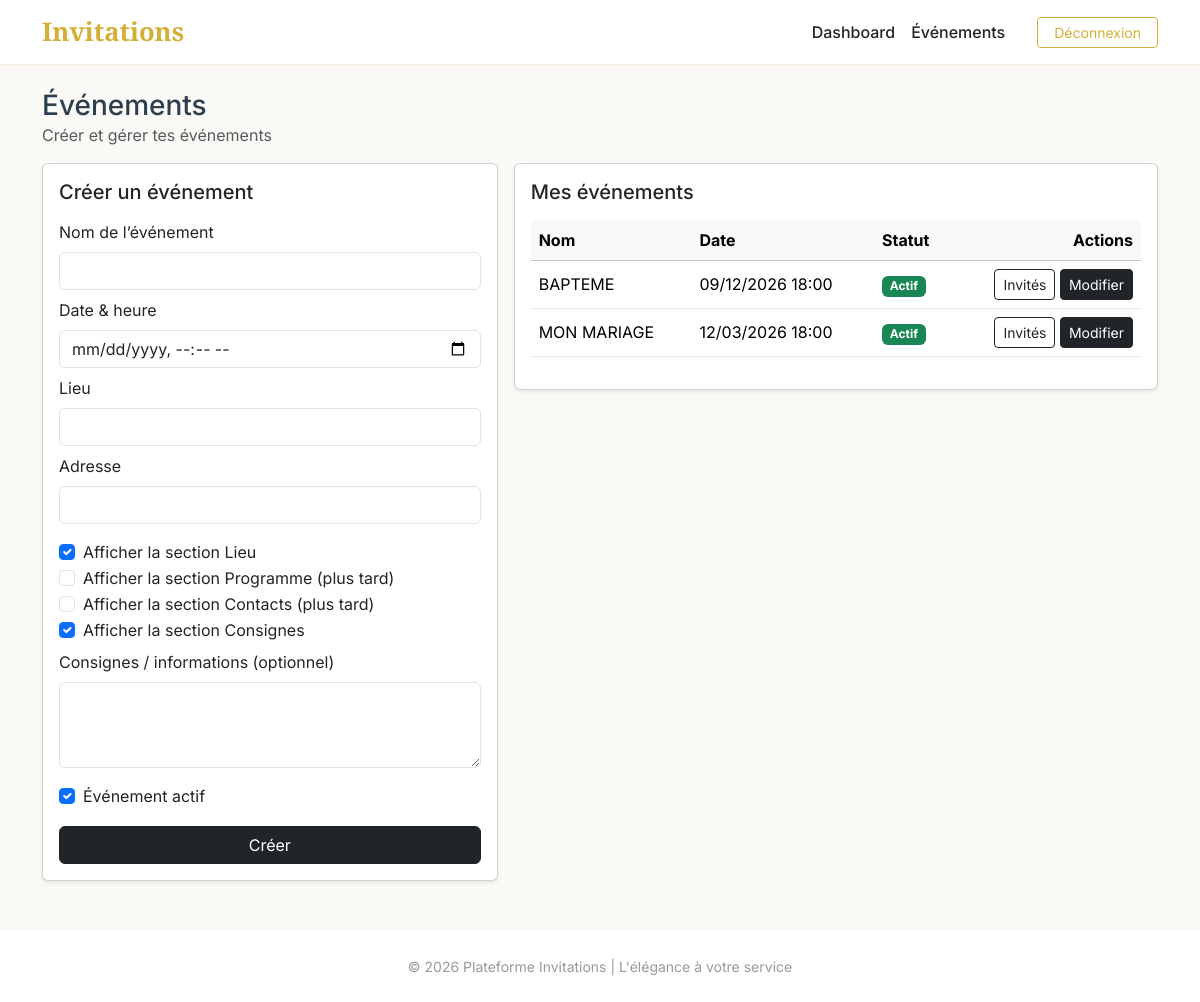
Page /client/events (signed in) on the committed database.
### platform_app/models.py (models this page shows)
class Event(db.Model):
    id = db.Column(db.Integer, primary_key=True)
    user_id = db.Column(db.Integer, db.ForeignKey("user.id"), nullable=False)
    title = db.Column(db.String(255), nullable=False)  # ex: "Mon mariage"
    event_datetime = db.Column(db.DateTime, nullable=False)
    location_name = db.Column(db.String(255), nullable=False)
    address = db.Column(db.String(255), nullable=False)
    show_location = db.Column(db.Boolean, default=True)
    show_program = db.Column(db.Boolean, default=False)
    show_contacts = db.Column(db.Boolean, default=False)
    show_instructions = db.Column(db.Boolean, default=False)
    instructions = db.Column(db.Text, nullable=True)
    is_active = db.Column(db.Boolean, default=True)
    created_at = db.Column(db.DateTime, default=datetime.utcnow)
    guests = db.relationship("Guest", backref="event", lazy=True, cascade="all, delete-orphan")
    invitations = db.relationship("Invitation", backref="event", lazy=True, cascade="all, delete-orphan")

### platform_app/routes/client.py (the view)
@bp.get("/events")
@login_required
def events_list():
    _require_client()
    events = Event.query.filter_by(user_id=current_user.id).order_by(Event.created_at.desc()).all()
    return render_template("client/events.html", events=events)

### platform_app/routes/client.py (called while the page is built)
def _require_client():
    if getattr(current_user, "role", None) != "client":
        abort(403)

### platform_app/templates/client/events.html (shortened to what this page needs)
{% extends "partials/_base.html" %}
{% block content %}
<div class="d-flex align-items-center justify-content-between mb-3">
  <div>
    <h3 class="mb-0">Événements</h3>
    <div class="text-muted">Créer et gérer tes événements</div>
  </div>
</div>
<div class="row g-3">
  <div class="col-lg-5">
    <div class="card shadow-sm">
      <div class="card-body">
        <h5 class="mb-3">Créer un événement</h5>
        <form method="post" action="{{ url_for('client.events_create') }}">
          <div class="mb-2">
            <label class="form-label">Nom de l’événement</label>
            <input class="form-control" name="title" required>
          </div>
          <div class="mb-2">
            <label class="form-label">Date & heure</label>
            <input class="form-control" type="datetime-local" name="event_datetime" required>
          </div>
          <div class="mb-2">
            <label class="form-label">Lieu</label>
            <input class="form-control" name="location_name" required>
          </div>
          <div class="mb-2">
            <label class="form-label">Adresse</label>
            <input class="form-control" name="address" required>
          </div>
          <div class="mt-3">
            <div class="form-check">
              <input class="form-check-input" type="checkbox" name="show_location" checked>
              <label class="form-check-label">Afficher la section Lieu</label>
            </div>
            <div class="form-check">
              <input class="form-check-input" type="checkbox" name="show_program">
              <label class="form-check-label">Afficher la section Programme (plus tard)</label>
            </div>
            <div class="form-check">
              <input class="form-check-input" type="checkbox" name="show_contacts">
              <label class="form-check-label">Afficher la section Contacts (plus tard)</label>
            </div>
            <div class="form-check">
              <input class="form-check-input" type="checkbox" name="show_instructions" checked>
              <label class="form-check-label">Afficher la section Consignes</label>
            </div>
          </div>
          <div class="mt-2">
            <label class="form-label">Consignes / informations (optionnel)</label>
            <textarea class="form-control" name="instructions" rows="3"></textarea>
          </div>
          <div class="form-check mt-3">
            <input class="form-check-input" type="checkbox" name="is_active" checked>
            <label class="form-check-label">Événement actif</label>
          </div>
          <button class="btn btn-dark w-100 mt-3">Créer</button>
        </form>
      </div>
    </div>
  </div>
  <div class="col-lg-7">
    <div class="card shadow-sm">
      <div class="card-body">
        <h5 class="mb-3">Mes événements</h5>
        <div class="table-responsive">
          <table class="table table-hover align-middle">
            <thead class="table-light">
              <tr>
                <th>Nom</th>
                <th>Date</th>
                <th>Statut</th>
                <th class="text-end">Actions</th>
              </tr>
            </thead>
            <tbody>
              {% for e in events %}
              <tr>
                <td>{{ e.title }}</td>
                <td>{{ e.event_datetime.strftime('%d/%m/%Y %H:%M') }}</td>
                <td>
                  {% if e.is_active %}
                    <span class="badge text-bg-success">Actif</span>
                  {% else %}
                    <span class="badge text-bg-secondary">Inactif</span>
                  {% endif %}
                </td>
                <td class="text-end">
                  <a class="btn btn-sm btn-outline-dark" href="{{ url_for('client.guests_list', event_id=e.id) }}">Invités</a>
                  <a class="btn btn-sm btn-dark" href="{{ url_for('client.events_edit_get', event_id=e.id) }}">Modifier</a>
                </td>
              </tr>
              {% else %}
              <tr><td colspan="4" class="text-muted">Aucun événement.</td></tr>
              {% endfor %}
            </tbody>
          </table>
        </div>
      </div>
    </div>
  </div>
</div>
{% endblock %}

### platform_app/templates/partials/_base.html (style rules this page uses)
:root { --gold: #D4AF37; --soft-white: #FAF9F6; --dark-navy: #2C3E50; }
body { font-family: 'Inter', sans-serif; background-color: var(--soft-white); color: var(--dark-navy); display: flex; flex-direction: column; min-vh-100; }

### rows in the picture
Event: title "BAPTEME", event_datetime "09/12/2026 18:00", is_active "Actif"
Event: title "MON MARIAGE", event_datetime "12/03/2026 18:00", is_active "Actif"
